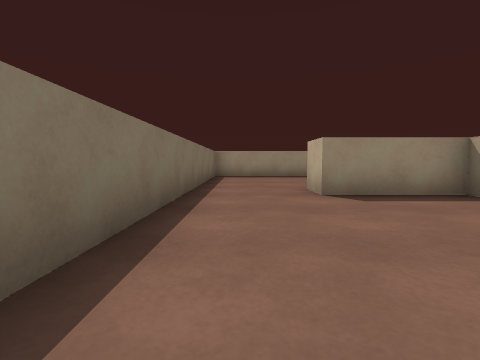
[1] (above)

23 first-person views from a walk through a 3-D level made in the Unity game engine. The camera is 0.58 m above the floor, tilts 4° down and sees 85° across. The floor is counted in squares, 1 m on a side. Each view is taken from the middle of a square. On the plan, view 1 faces up. The plan holds only what a view shows up to about 9 squares ahead; the rest is blank. The place goes on beyond the plan.

[2]
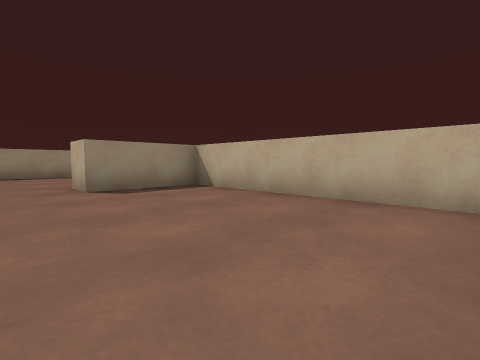

[3]
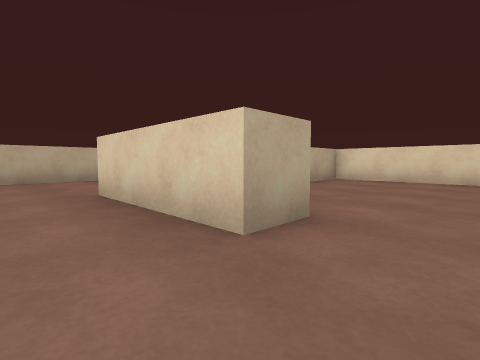

[4]
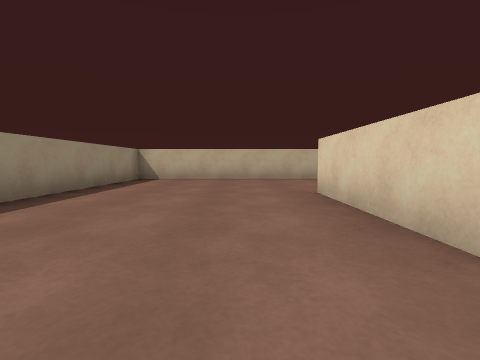

[5]
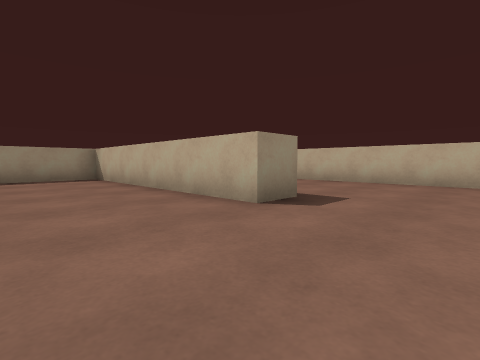

[6]
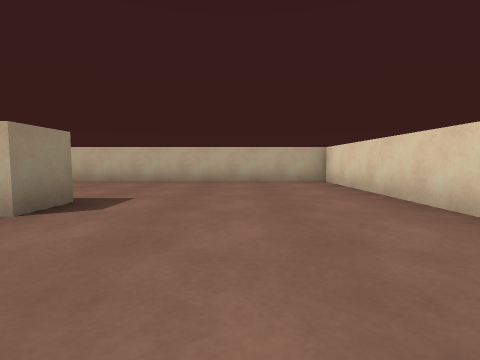

[7]
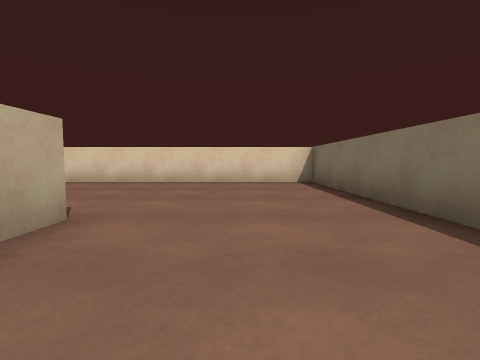

[8]
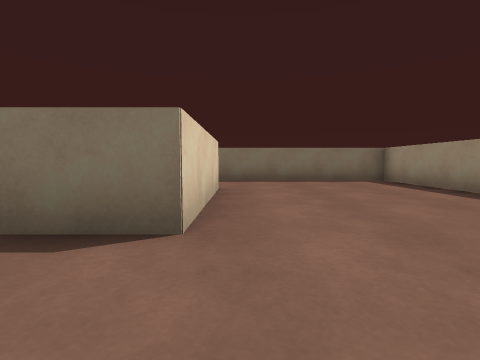

[9]
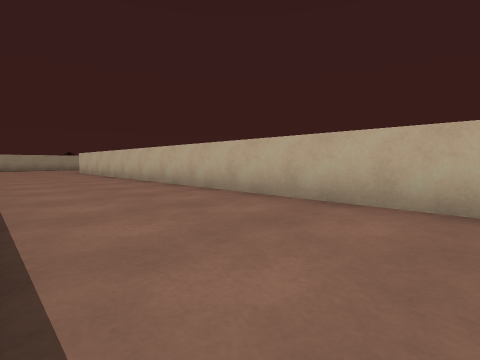

[10]
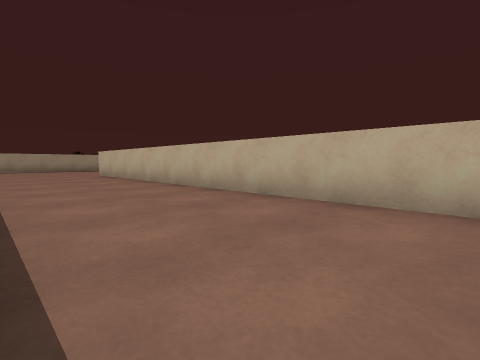

[11]
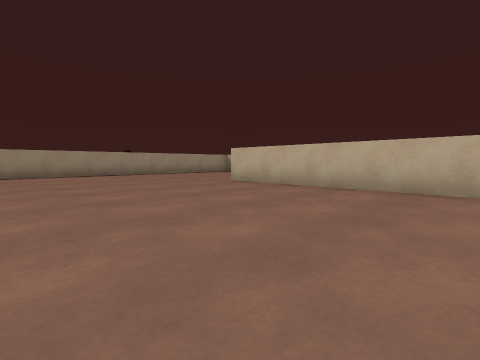

[12]
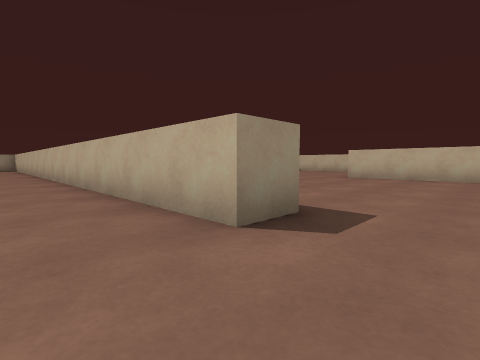

[13]
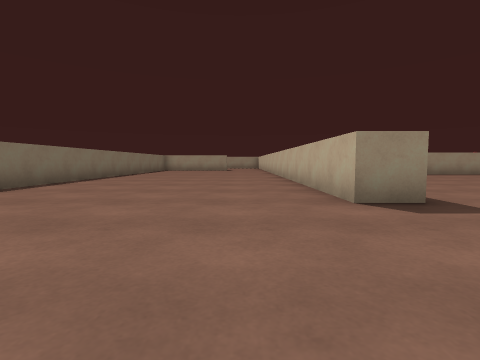

[14]
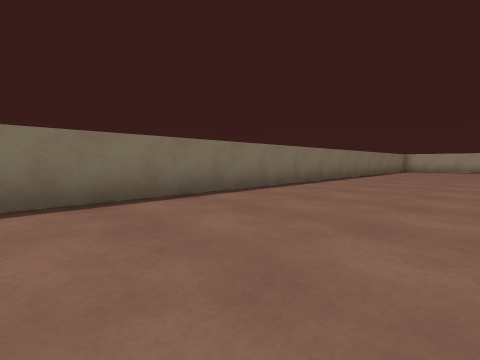

[15]
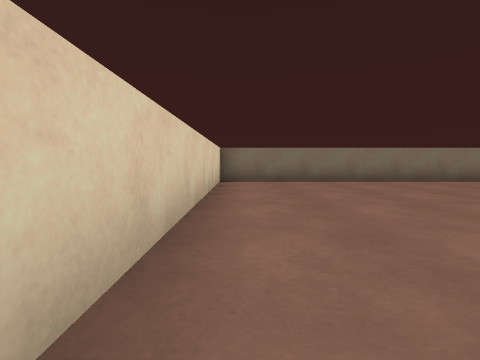

[16]
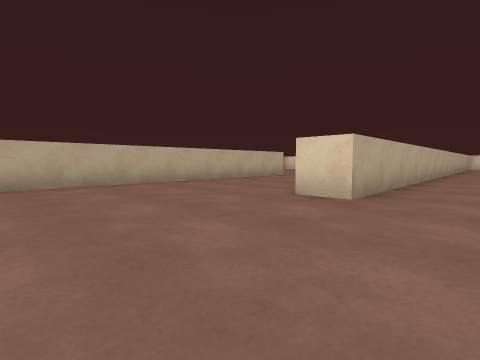

[17]
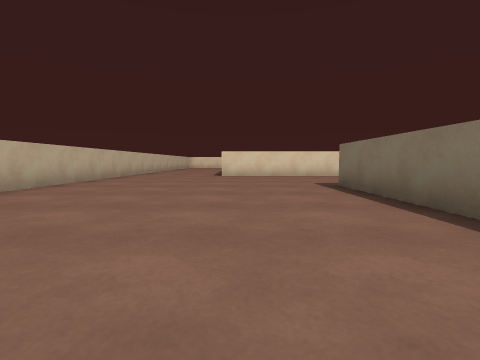

[18]
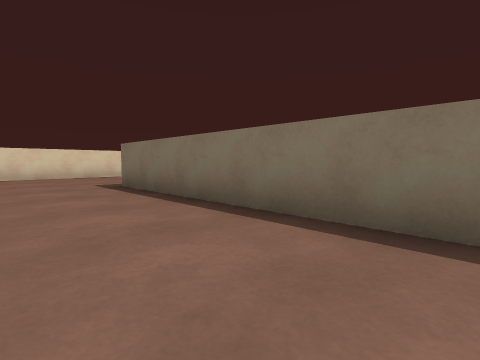

[19]
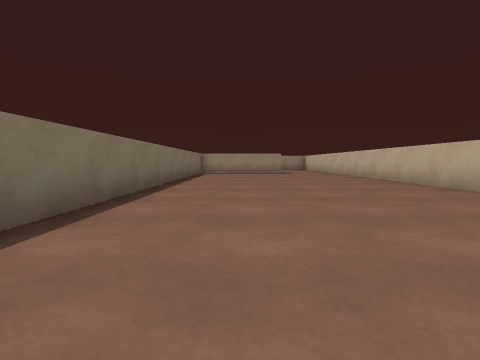

[20]
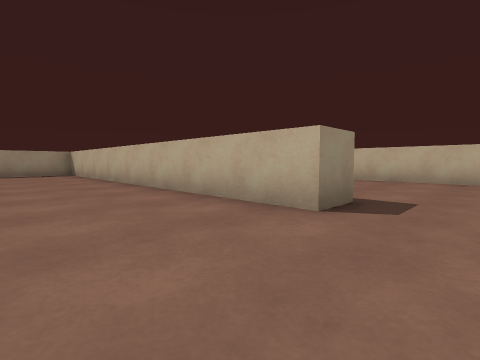

[21]
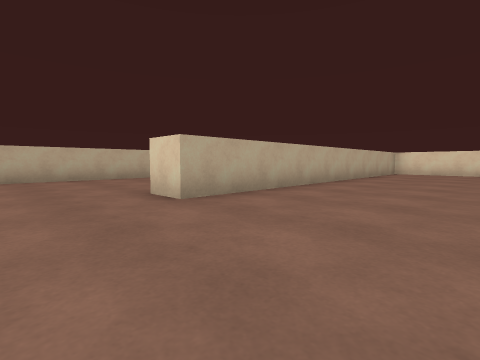

[22]
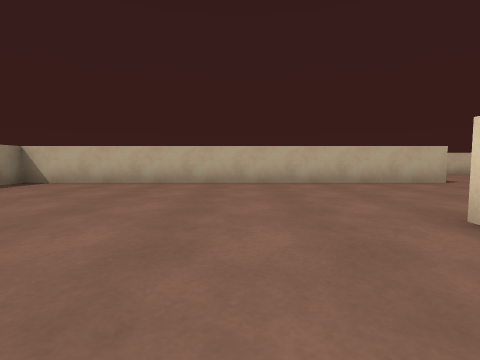

[23]
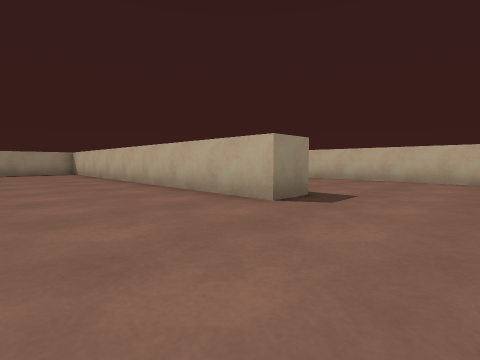

### Floor plan
Points are (right, up) in squares from view 1. A wall is a line through its corners. A room is listed if a view was taken in it or the views show most of it. See-through windows are left out.
Room 1 (views 1, 2)
walls: (0.2, -1.5) (3.9, -1.5) (3.9, 4.5) (1.4, 4.5) (1.4, 5.5); (-1, 5.5) (-1, 1)
ways out: opening at (0.5, 5) to room 2
Room 2 (views 3, 4, 5, 6, 7, 8, 9, 10, 11, 12, 13, 14, 15, 16, 17, 18, 19, 20, 21, 22, 23)
walls: (19.9, 12.5) (18.8, 12.5) (18.8, 21.8); (24.5, 8.8) (24.5, 15.8) (25.5, 15.8); (31.1, 12.5) (30.1, 12.5) (30.1, 22.5); (9.8, 3.4) (8.7, 3.4) (8.7, 10.4) (-1, 10.4) (-1, 5.5); (35.5, 10.2) (35.5, 14.4); (6.6, 22) (6.6, 15.6) (5.6, 15.6) (5.6, 22.5); (1.4, 5.5) (4.9, 5.5) (4.9, -1.5) (13.6, -1.5) (13.6, 18) (14.6, 18); (-1, 22.5) (-1, 11.4) (8.6, 11.4)
ways out: opening at (0.5, 5) to room 1

Positions as (right, up) in squares from view 1, and headings:
1: (0, 0), facing up
2: (0, -1), facing up-right
3: (0, 7), facing down-right
4: (0, 7), facing right
5: (6, 1), facing up-right
6: (6, 1), facing right
7: (7, 6), facing down
8: (7, 6), facing left
9: (10, 3), facing up-right
10: (10, 6), facing up-right
11: (8, 12), facing up-right
12: (4, 14), facing up-right
13: (4, 12), facing up
14: (3, 12), facing up-left
15: (7, 12), facing left
16: (12, 22), facing down-right
17: (9, 22), facing down
18: (9, 22), facing down-left
19: (1, 16), facing up
20: (16, 11), facing up-right
21: (21, 18), facing down-right
22: (23, 18), facing right
23: (27, 10), facing up-right
